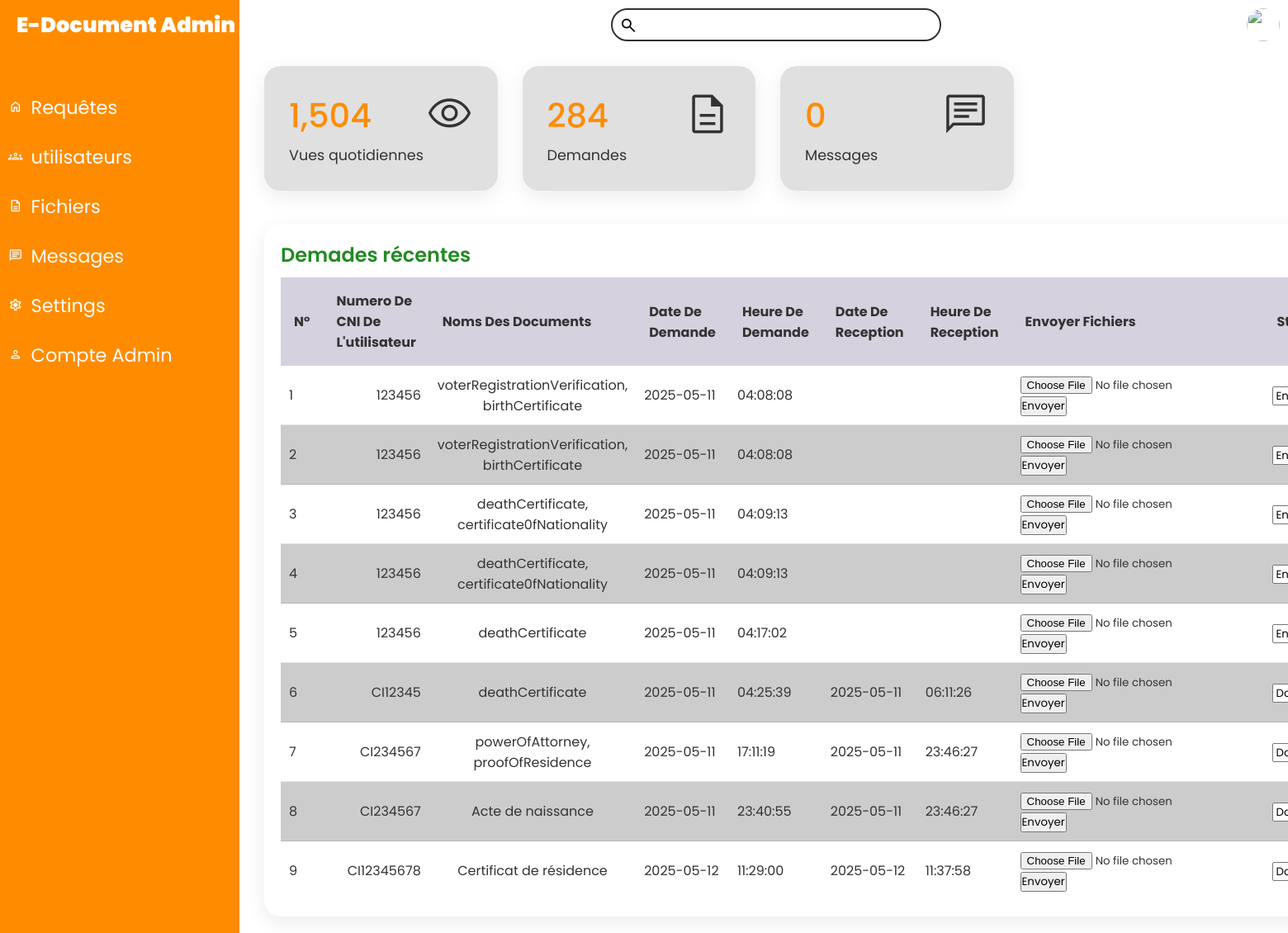
The page /admin/request.php on the database its author committed.
### tables this page shows
CREATE TABLE `request` (
  `id` int(11) NOT NULL,
  `id_user` int(11) NOT NULL,
  `numCni` text NOT NULL,
  `email` text NOT NULL,
  `password` text NOT NULL,
  `demand` varchar(250) NOT NULL,
  `requestDate` date NOT NULL DEFAULT current_timestamp(),
  `requestTime` time NOT NULL DEFAULT current_timestamp(),
  `receptionDate` date DEFAULT NULL,
  `receptionTime` time DEFAULT NULL,
  `status` text NOT NULL,
  `filePath` varchar(255) DEFAULT NULL
);

### admin/screens/table-request.php (the view, shortened to what this page needs)
<?php
include("../data/db.php");
$stmt = $bdd->query("SELECT * FROM request");
$requests = $stmt->fetchAll(PDO::FETCH_ASSOC);
?>
<table>
                        <thead>
                            <tr>
                            <th>N&deg;</th>
                            <th>Numero de CNI de L'utilisateur</th>
                        <th>Noms des documents</th>
                        <th>Date de demande</th>
                        <th>Heure de demande</th>
                        <th>Date de reception</th>
                        <th>Heure de reception</th>
                        <th>Envoyer fichiers</th>
                        <th>Status</th>
                            </tr>
                        </thead>
                        <tbody>
                        <?php $num = 1; ?>
                        <?php foreach ($requests as $request): ?>
                            <tr>
                                <td><?= $num++ ?></td>
                                <td><?= htmlspecialchars($request["numCni"])?></td>
                                <td><?= htmlspecialchars($request["demand"])?></td>
                                <td><?= htmlspecialchars($request["requestDate"])?></td>
                                <td><?= htmlspecialchars($request["requestTime"])?></td>
                                <td><?= htmlspecialchars($request["receptionDate"])?></td>
                                <td><?= htmlspecialchars($request["receptionTime"])?></td>
                                <td>
                                    <form method="POST" action="" enctype="multipart/form-data">
                                        <input type="file" name="document">
                                        <button type="submit" name="send_file">Envoyer</button>
                                    </form>
                                </td>
                                <td>
                                    <form method="POST" action="">
                                    <select name="status" onchange="this.form.submit()">
                                            <option value="En cours d'envoie" <?= $request["status"] == "En cours d'envoie" ? "selected" : "" ?>>En cours d'envoie</option>
                                            <option value="Document envoyé" <?= $request["status"] == "Document envoyé" ? "selected" : "" ?>>Document envoyé</option>
                                        </select>
                                    </form>
                                </td>
                            </tr>
                            <?php endforeach; ?>
                        </tbody>
                    </table>

### admin/request.php (shortened to what this page needs)
<!DOCTYPE html>
<html lang="en">
<head>
    <link rel="stylesheet" href="../assets/style/style.css">
</head>
<body>
<div class="container">
    <?php include("./screens/navbar-admin.php") ?>
        <div class="main">
            <?php include("./screens/search.php") ?>
            <?php include("./screens/cards.php") ?>
            <div class="details">
                <div class="recentOrders">
                    <div class="cardHeader">
                        <h2>Demades récentes</h2>
                    </div>
                    <?php include("./screens/table-request.php") ?>
                </div>
                <?php include("./screens/admin-bar.php") ?>
</body>
</html>

### admin/screens/navbar-admin.php (shortened to what this page needs)
<!DOCTYPE html>
<html lang="en">
<head>
    <link rel="stylesheet" href="../../assets/style/style.css">
</head>
<body>
        <div class="navigation">
            <ul>
                <li>
                    <a href="#">
                        <span class="logo">E-Document Admin</span>
                    </a>
                </li>
                <li>
                    <a href="#">
                        <span class="material-symbols-outlined">home</span>
                        <span class="title">Requêtes</span>
                    </a>
                </li>
                <li>
                    <a href="#">
                        <span class="material-symbols-outlined">groups</span>
                        <span class="title">utilisateurs</span>
                    </a>
                </li>
                <li>
                    <a href="#">
                    <span class="material-symbols-outlined">description</span>
                        <span class="title">Fichiers</span>
                    </a>
                </li>
                <li>
                    <a href="#">
                    <span class="material-symbols-outlined">message</span>
                        <span class="title">Messages</span>
                    </a>
                </li>
                <li>
                    <a href="#">
                    <span class="material-symbols-outlined">settings</span>
                        <span class="title">Settings</span>
                    </a>
                </li>
                <li>
                    <a href="#">
                    <span class="material-symbols-outlined">person</span>
                        <span class="title">Compte Admin</span>
                    </a>
                </li>
            </ul>
        </div>
</body>
</html>

### admin/screens/search.php (shortened to what this page needs)
<!DOCTYPE html>
<html lang="en">
<head>
    <link rel="stylesheet" href="../../assets/style/style.css">
</head>
<body>
            <div class="topbar">
                <div class="toggle">
                </div>
                <div class="search">
                    <label>
                        <input type="text" >
                        <span class="material-symbols-outlined">search</span>
                    </label>
                </div>
                <div class="user">
                    <img src="" alt="">
                </div>
            </div>
</body>
</html>

### admin/screens/cards.php (shortened to what this page needs)
<!DOCTYPE html>
<html lang="en">
<head>
    <link rel="stylesheet" href="../../assets/style/style.css">
</head>
<body>
            <div class="cardBox">
                <div class="card">
                    <div>
                        <div class="numbers">1,504</div>
                        <div class="cardName">Vues quotidiennes</div>
                    </div>
                    <span class="material-symbols-outlined">visibility</span>
                </div>
                <div class="card">
                    <div>
                        <div class="numbers">284</div>
                        <div class="cardName">Demandes</div>
                    </div>
                    <span class="material-symbols-outlined">description</span>
                </div>
                <div class="card">
                    <div>
                        <div class="numbers">0</div>
                        <div class="cardName">Messages</div>
                    </div>
                    <span class="material-symbols-outlined">message</span>
                </div>
            </div>
</body>
</html>

### admin/screens/admin-bar.php (shortened to what this page needs)
<!DOCTYPE html>
<html lang="en">
<head>
    <link rel="stylesheet" href="../../assets/style/style.css">
</head>
<body>
            </div>
        </div>
</body>
</html>

### assets/style/style.css (style rules this page uses)
.title { color: #ff8c00; font-size: 3rem; padding: 15px; }
table, th, td { border-collapse: collapse; padding: 1rem; text-align: left; }
thead th { position: sticky; top: 0; left: 0; background-color: rgba(213, 209, 222, 0.9960784314); cursor: default; text-transform: capitalize; }
tbody tr:nth-child(even) { background-color: #ccc; }
:root { --blue: #2a2185; --white: #fff; --gray: #f5f5f5; --black1: #222; --black2: #999; }
body { min-height: 100vh; overflow-x: hidden; }
.container { position: relative; width: 100%; }
.navigation { position: fixed; width: 290px; height: 100%; background: #ff8c00; border-left: 10px solid #ff8c00; transition: 0.5s; overflow: hidden; }
.navigation ul { position: absolute; top: 0; left: 0; width: 100%; }
.navigation ul li { position: relative; width: 100%; list-style: none; border-top-left-radius: 30px; border-bottom-left-radius: 30px; }
.navigation ul li:nth-child(1) { margin-bottom: 40px; pointer-events: none; }
.navigation ul li .logo { position: relative; display: block; padding: 0 10px; height: 60px; line-height: 60px; text-align: start; white-space: nowrap; font-size: 1.6rem; font-weight: 900; }
.navigation ul li a { position: relative; display: block; width: 100%; display: flex; align-items: center; text-decoration: none; }
.navigation ul li a span { color: #ffffff; font-size: 1.1rem; }
.navigation ul li a .title { font-size: 1.4rem; position: relative; display: block; padding: 0 10px; height: 60px; line-height: 60px; text-align: start; white-space: nowrap; }
.main { position: absolute; width: calc(100% - 300px); left: 300px; min-height: 100vh; background: #ffffff; transition: 0.5s; }
.topbar { width: 100%; height: 60px; display: flex; justify-content: space-between; align-items: center; padding: 0 10px; }
.toggle { position: relative; width: 60px; height: 60px; display: flex; justify-content: center; align-items: center; font-size: 2.5rem; cursor: pointer; }
.search { position: relative; width: 400px; margin: 0 10px; }
.search label { position: relative; width: 100%; }
.search label input { width: 100%; height: 40px; border-radius: 40px; padding: 5px 20px; padding-left: 35px; font-size: 18px; outline: none; border: 2px solid #333; }
.search label span { position: absolute; top: 0; left: 10px; font-size: 1.4rem; }
.user { position: relative; width: 40px; height: 40px; border-radius: 50%; overflow: hidden; cursor: pointer; }
.user img { position: absolute; top: 0; left: 0; width: 100%; height: 100%; object-fit: cover; }
.cardBox { position: relative; width: 100%; padding: 20px; display: grid; grid-template-columns: repeat(4, 1fr); grid-gap: 30px; }
.cardBox .card { position: relative; background: #e0e0e0; padding: 30px; border-radius: 20px; display: flex; justify-content: space-between; cursor: pointer; box-shadow: 0 7px 25px rgba(0, 0, 0, 0.08); }
.cardBox .card .numbers { position: relative; font-weight: 500; font-size: 2.5rem; color: #ff8c00; }
.cardBox .card .cardName { color: #333; font-size: 1.1rem; margin-top: 5px; }
.cardBox .card span { font-size: 3.5rem; color: #333; }
.details { position: relative; width: 100%; padding: 20px; display: grid; grid-template-columns: 2fr 1fr; grid-gap: 30px; }
.details .recentOrders { position: relative; display: grid; min-height: 500px; background: #ffffff; padding: 20px; box-shadow: 0 7px 25px rgba(0, 0, 0, 0.08); border-radius: 20px; }
.details .cardHeader { display: flex; justify-content: space-between; align-items: flex-start; }
.cardHeader h2 { font-weight: 600; color: #228B22; }
.details table { width: 100%; border-collapse: collapse; margin-top: 10px; }
.details .recentOrders table tr { color: #333; border-bottom: 1px solid rgba(0, 0, 0, 0.1); }
.details .recentOrders table tr:last-child { border-bottom: none; }
.details .recentOrders table tr td { padding: 10px; }
.details .recentOrders table tr td:last-child { text-align: end; }
.details .recentOrders table tr td:nth-child(2) { text-align: end; }
.details .recentOrders table tr td:nth-child(3) { text-align: center; }
* { font-family: "Poppins", sans-serif; margin: 0; padding: 0; box-sizing: border-box; }
body { min-height: 100vh; overflow: auto; }

### rows shown on the page
request: numCni "123456", demand "voterRegistrationVerification, birthCertificate", requestDate "2025-05-11", requestTime "04:08:08", status "En cours d'envoie"
request: numCni "123456", demand "voterRegistrationVerification, birthCertificate", requestDate "2025-05-11", requestTime "04:08:08", status "En cours d'envoie"
request: numCni "123456", demand "deathCertificate, certificate0fNationality", requestDate "2025-05-11", requestTime "04:09:13", status "En cours d'envoie"
request: numCni "123456", demand "deathCertificate, certificate0fNationality", requestDate "2025-05-11", requestTime "04:09:13", status "En cours d'envoie"
request: numCni "123456", demand "deathCertificate", requestDate "2025-05-11", requestTime "04:17:02", status "En cours d'envoie"
request: numCni "CI12345", demand "deathCertificate", requestDate "2025-05-11", requestTime "04:25:39", receptionDate "2025-05-11", receptionTime "06:11:26", status "Document envoyé"
request: numCni "CI234567", demand "powerOfAttorney, proofOfResidence", requestDate "2025-05-11", requestTime "17:11:19", receptionDate "2025-05-11", receptionTime "23:46:27", status "Document envoyé"
request: numCni "CI234567", demand "Acte de naissance", requestDate "2025-05-11", requestTime "23:40:55", receptionDate "2025-05-11", receptionTime "23:46:27", status "Document envoyé"
request: numCni "CI12345678", demand "Certificat de résidence", requestDate "2025-05-12", requestTime "11:29:00", receptionDate "2025-05-12", receptionTime "11:37:58", status "Document envoyé"
